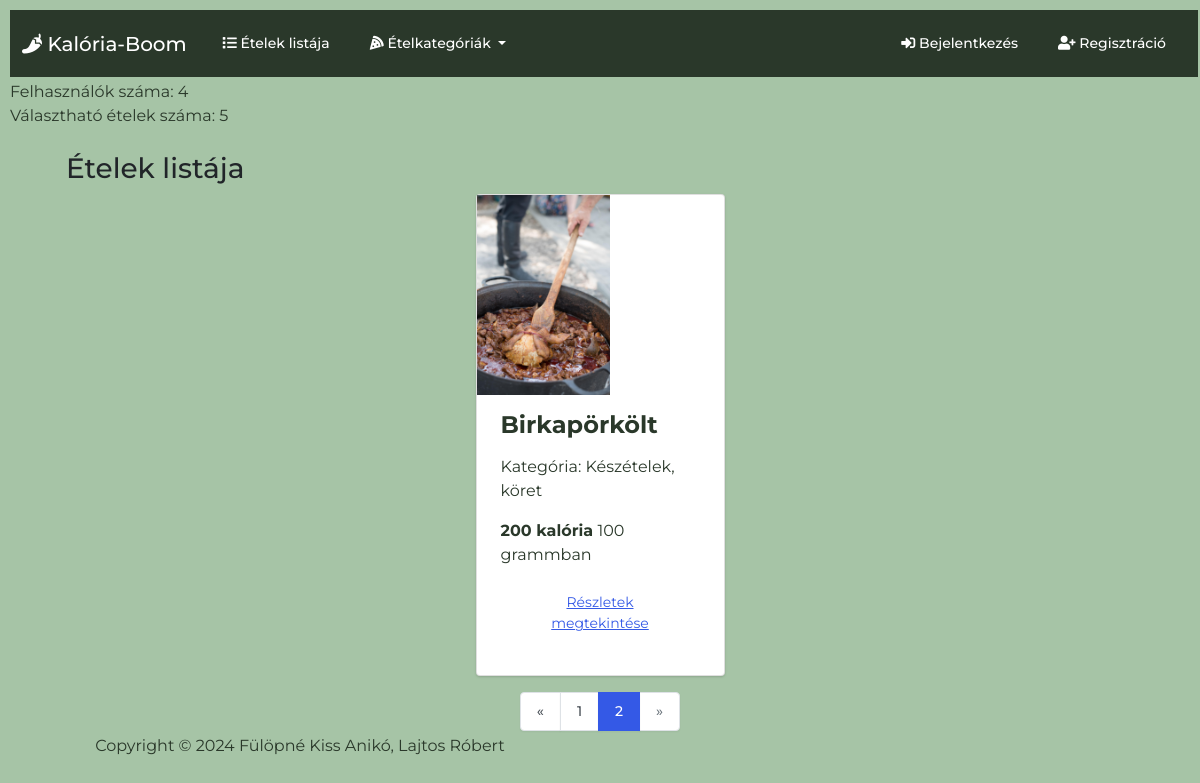
/?page=2, run on an earlier commit of the app's database.
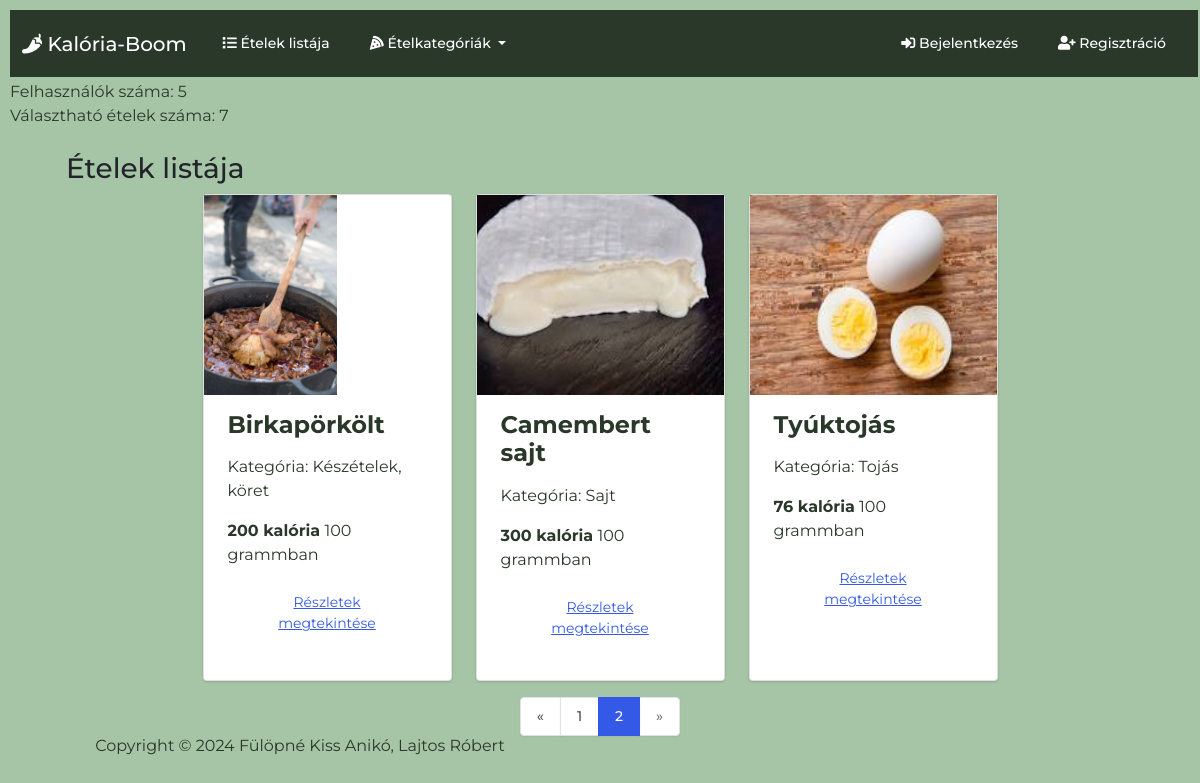
And on a later commit of the database.
### foodtracker/models.py (models this page shows, shortened)
class Food(models.Model):
    food_name = models.CharField(max_length=200)
    quantity = models.DecimalField(max_digits=7, decimal_places=2, default=100.00)
    calories = models.IntegerField(default=0)
    fat = models.DecimalField(max_digits=7, decimal_places=2)
    carbohydrates = models.DecimalField(max_digits=7, decimal_places=2)
    protein = models.DecimalField(max_digits=7, decimal_places=2)
    category = models.ForeignKey(FoodCategory, on_delete=models.CASCADE, related_name='food_category')

class Image(models.Model):
    food = models.ForeignKey(Food, on_delete=models.CASCADE, related_name='get_images')
    image = models.ImageField(upload_to='images/')

class FoodCategory(models.Model):
    category_name = models.CharField(max_length=50)
    class Meta:
        verbose_name = 'Food Category'
        verbose_name_plural = 'Food Categories'
    def __str__(self):
        return f'{self.category_name}'
    @property
    def count_food_by_category(self):
        return Food.objects.filter(category=self).count()

### foodtracker/views.py (the view)
# urls.py: path('', views.food_list, name='food_list'),
def food_list(request):
    return food_list_view(request)

### foodtracker/views.py (called while the page is built)
def food_list_view(request):
    foods = Food.objects.all()
    for food in foods:
        food.image = food.get_images.first()
    page = request.GET.get('page', 1)
    paginator = Paginator(foods, 4)
    try:
        pages = paginator.page(page)
    except PageNotAnInteger:
        pages = paginator.page(1)
    except EmptyPage:
        pages = paginator.page(paginator.num_pages)
    return render(request, 'food_list.html', {
        'categories': FoodCategory.objects.all(),
        'foods': foods,
        'pages': pages,
        'title': 'Food List'
    })

### templates/food_list.html (shortened to what this page needs)
{% extends 'base.html' %}
{% load static %}
{% block css %}
    <link rel="stylesheet" type="text/css" href="{% static 'css/food_list.css' %}">
{% endblock css %}
{% block body %}
<div class='py-4 mt-auto'>
    <div class='container px-4'>
        <h3> Ételek listája </h3>
        <div class='row justify-content-center'>
        {% for food in pages %}
            <div class='col-sm-12 col-md-12 col-lg-4 col-xl-3 d-flex align-items-stretch'>
                <div class='card bg-secondary mb-3'>
                    <a href='#'>
                        <img
                            src="{{ food.image.image.url|default:'../../static/images/no_image.png' }}"
                            class='img-fluid'
                            alt='food image'
                        >
                    </a>
                    <div class='card-body'>
                        <h4 class='card-title'>
                            <strong>{{ food.food_name }}</strong>
                        </h4>
                        <p class='card-text'>
                            <div class='my-3'>
                                Kategória: {{ food.category }}
                            </div>
                        </p>
                        <p class='card-text'>
                            <div class='my-3'>
                                <strong>{{ food.calories}} kalória</strong>  {{ food.quantity|floatformat:0 }} grammban
                            </div>
                        </p>
                        <p class='card-text'>
                            <div class='my-3'>
                                <a href="{% url 'food_details' food.id %}" type='button' class='btn btn-link'>
                                    Részletek megtekintése
                                </a>
                            </div>
                        </p>
                    </div>
                </div>
            </div>
        {% endfor %}
        {% if pages.has_other_pages %}
            <div class='d-flex justify-content-center'>
                <ul class='pagination'>
                    {% if pages.has_previous %}
                        <li class='page-item'>
                            <a class='page-link' href='?page={{ pages.previous_page_number }}'>&laquo;</a>
                        </li>
                    {% else %}
                        <li class='page-item disabled'>
                            <a class='page-link' href='#'>&laquo;</a>
                        </li>
                    {% endif %}
                    {% for i in pages.paginator.page_range %}
                        {% if pages.number == i %}
                            <li class='page-item active'>
                                <a class='page-link' href='#'>{{ i }}</a>
                            </li>
                        {% else %}
                            <li class='page-item'>
                                <a class='page-link' href='?page={{ i }}'>{{ i }}</a>
                            </li>
                        {% endif %}
                    {% endfor %}
                    {% if pages.has_next %}
                        <li class='page-item'>
                            <a class='page-link' href='?page={{ pages.next_page_number }}'>&raquo;</a>
                        </li>
                    {% else %}
                        <li class='page-item disabled'>
                            <a class='page-link' href='#'>&raquo;</a>
                        </li>
                    {% endif %}
                </ul>
            </div>
        {% endif %}
    </div>
</div>
{% endblock body %}

### templates/base.html (shortened to what this page needs)
{% load static %}
<!DOCTYPE html>
<html lang="hu">
  <head>
    <link
      href="https://cdnjs.cloudflare.com/ajax/libs/font-awesome/5.8.2/css/all.min.css"
      rel="stylesheet"
    />
    <link href='{% static "css/bootstrap.min.css" %}' rel="stylesheet" />
    <link href='{% static "css/styles.css" %}' rel="stylesheet" />
    {% block css %} {% endblock %} {% block footer_scripts %} {% endblock footer_scripts %}
  </head>
  <body>
    <nav class="navbar navbar-expand-lg navbar-dark dark-green">
      <div class="container-fluid">
        <a class="navbar-brand" href="{% url 'index' %}">
          <i class="fas fa-pepper-hot fa-2xl"></i> Kalória-Boom
        </a>
        <div class="collapse navbar-collapse" id="navbarColor">
          <ul class="navbar-nav me-auto">
            <li class="nav-item">
              <a class="nav-link" href="{% url 'food_list' %}">
                <i class="fas fa-list"></i> Ételek listája
              </a>
            </li>
            <li class="nav-item dropdown">
              <a
                class="nav-link dropdown-toggle"
                data-bs-toggle="dropdown"
                href="#"
                role="button"
                aria-haspopup="true"
                aria-expanded="false"
              >
                <i class="fas fa-pizza-slice"></i> Ételkategóriák
              </a>
            </li>
          </ul>
          <ul class="navbar-nav ms-auto">
            {% if user.is_authenticated %}
            <li class="nav-item dropdown">
              <a
                class="nav-link dropdown-toggle"
                data-bs-toggle="dropdown"
                href="#"
                role="button"
                aria-haspopup="true"
                aria-expanded="false"
              >
                <i class="fas fa-user fa-fw fa-lg"></i>
              </a>
              <div class="dropdown-menu dropdown-menu-end">
                <a class="dropdown-item" href="{% url 'weight_log' %}">
                  <i class="fas fa-user"></i> Felhasználói fiók
                </a>
                <div class="dropdown-divider"></div>
                <a class="dropdown-item" href="{% url 'logout' %}">
                  <i class="fas fa-sign-out-alt"></i> Kijelentkezés
                </a>
              </div>
            </li>
            {% else %}
            <li class="nav-item">
              <a class="nav-link" href="{% url 'login' %}">
                <i class="fas fa-sign-in-alt"></i> Bejelentkezés
              </a>
            </li>
            <li class="nav-item">
              <a class="nav-link" href="{% url 'register' %}">
                <i class="fas fa-user-plus"></i> Regisztráció
              </a>
            </li>
            {% endif %}
          </ul>
        </div>
      </div>
    </nav>
    <div id="active-users"></div>
    <main>
      <div class="container">{% block body %} {% endblock %}</div>
    </main>
    <footer class="py-4">
      <div class="d-flex align-items-center justify-content-center">
        <div class="text-center">
          Copyright &copy;
          Fülöpné Kiss Anikó, Lajtos Róbert
        </div>
      </div>
    </footer>
  </body>
</html>

### static/css/styles.css (style rules this page uses)
html { position: relative; min-height: 100%; }
body { margin: 80px 10px 10px 10px; font-family: 'Montserrat', sans-serif !important; background-size: cover; background-color: rgb(166, 196, 166); color: rgb(42, 56, 42); ; }
.navbar { position: fixed; top: 10px; width: 99%; z-index: 99; }
footer { position: absolute; left: 0; bottom: 0; height: 90px; width: 50%; }
.dark-green { background-color: rgb(42, 56, 42); }
#active-users { list-style-type: none; }

### static/css/food_list.css (style rules this page uses)
.img-fluid { height: 200px; }

What changed in the data, as far as the page shows it:
added Food: image.image (picture), food_name "Camembert sajt", category "Sajt", calories "300", quantity "100"
added Food: image.image (picture), food_name "Tyúktojás", category "Tojás", calories "76", quantity "100"
Also different on the page:
text written by a page script: "Felhasználók száma: 4 Választható ételek száma: 5" → "Felhasználók száma: 5 Választható ételek száma: 7"
